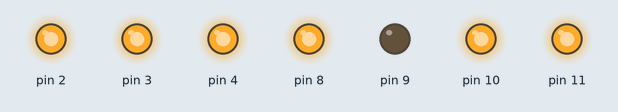
This sketch was run on a simulated Arduino Uno, built with avr-gcc and run on an emulated ATmega328P. On the bench: output pins drawn as LEDs (lit = HIGH).

Above: at 0.2 s.
At 0.7 s:
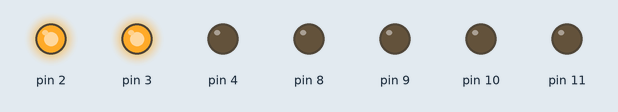
At 1.7 s:
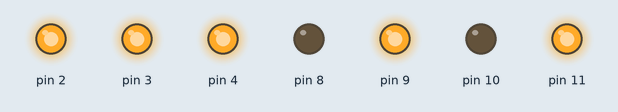
At 3.2 s:
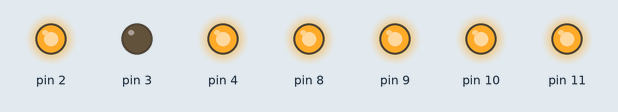
At 4.7 s:
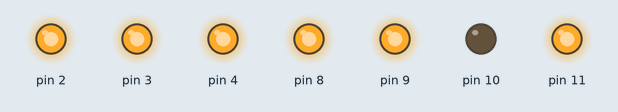
At 6.7 s:
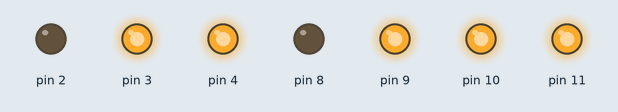
Timing chart, 0 to 7.2 s (numbered marks = the images above):
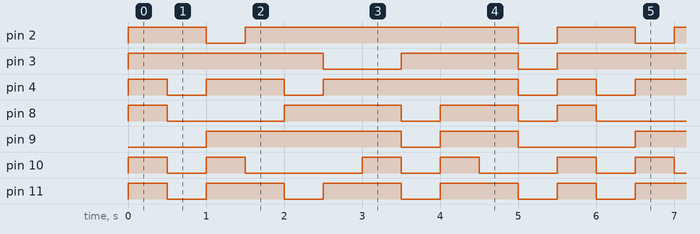

Measured:
- by itself, pin 2: repeats every 5.5 s: LOW 0.50 s, HIGH 3.5 s, LOW 0.50 s, HIGH 1.0 s
- by itself, pin 3: repeats every 5.5 s: LOW 1.0 s, HIGH 1.5 s, LOW 0.50 s, HIGH 2.5 s
- by itself, pin 4: repeats every 5.5 s: LOW 0.50 s, HIGH 1.0 s, LOW 0.50 s, HIGH 2.5 s, LOW 0.50 s, HIGH 0.50 s
- by itself, pin 8: repeats every 5.5 s: LOW 1.5 s, HIGH 1.5 s, LOW 0.50 s, HIGH 1.0 s, LOW 0.50 s, HIGH 0.50 s
- by itself, pin 9: repeats every 5.5 s: LOW 0.50 s, HIGH 1.0 s, LOW 1.5 s, HIGH 2.5 s
- by itself, pin 10: repeats every 5.5 s: LOW 0.50 s, HIGH 0.50 s, LOW 1.5 s, HIGH 0.50 s, LOW 0.50 s, HIGH 0.50 s, LOW 1.0 s, HIGH 0.50 s
- by itself, pin 11: repeats every 5.5 s: 3 × (LOW 0.50 s, HIGH 1.0 s), LOW 0.50 s, HIGH 0.50 s

The sketch:

Seven_Segment_Display.ino
```cpp
//------------------------------------------------------------------------------
// Seven Segment Display
// Counts up from 0-9 on a seven segment LCD display.
//
// Software Interface:
// - IN:    None
// - OUT:   None
//
// Hardware Interface:
// - IN:    None
// - OUT:   Arduino Pin 4   <-> LDS-C302RI Pin 13 (Segment A)
//          Arduino Pin 3   <-> LDS-C302RI Pin 12 (Segment B)
//          Arduino Pin 2   <-> LDS-C302RI Pin 11 (Segment C)
//          Arduino Pin 11  <-> LDS-C302RI Pin 6  (Segment D)
//          Arduino Pin 10  <-> LDS-C302RI Pin 5  (Segment E)
//          Arduino Pin 8   <-> LDS-C302RI Pin 3  (Segment F)
//          Arduino Pin 9   <-> LDS-C302RI Pin 4  (Segment G)
//
// Author:  Carey Norslien
// Date:    5/15/15
//------------------------------------------------------------------------------

//PRIVATE MACROS****************************************************************
#define     SEG_A_PIN           4u
#define     SEG_B_PIN           3u
#define     SEG_C_PIN           2u
#define     SEG_D_PIN           11u
#define     SEG_E_PIN           10u
#define     SEG_F_PIN           8u
#define     SEG_G_PIN           9u

#define     DISPL_0             0x7Eu
#define     DISPL_1             0x30u
#define     DISPL_2             0x6Du
#define     DISPL_3             0x79u
#define     DISPL_4             0x33u
#define     DISPL_5             0x5Bu
#define     DISPL_6             0x5Fu
#define     DISPL_7             0x70u
#define     DISPL_8             0x7Fu
#define     DISPL_9             0x7Bu
#define     DISPL_NONE          0x00u

#define     SEG_OFF             LOW
#define     SEG_ON              HIGH

#define     NUM_SEG             7u

//**CUSTOM TYPES****************************************************************
typedef unsigned char   uint8_t;
typedef unsigned int    uint16_t;
typedef unsigned char   segPin_t;

enum segmentDisplayIdentifier
{
    SEG_A = 0,
    SEG_B,
    SEG_C,
    SEG_D,
    SEG_E,
    SEG_F,
    SEG_G
};


//**FILE VARIABLES**************************************************************
segPin_t segDispl[] =
{
    SEG_A_PIN,
    SEG_B_PIN,
    SEG_C_PIN,
    SEG_D_PIN,
    SEG_E_PIN,
    SEG_F_PIN,
    SEG_G_PIN
};

//**FUNCTION DEFINITIONS********************************************************
//------------------------------------------------------------------------------
// Setup
// Initializes the software.
// param:   none
// return:  none
//------------------------------------------------------------------------------
void setup()
{
    for (uint8_t i = SEG_A; i < NUM_SEG; i++)
    {
        pinMode(segDispl[i], OUTPUT);
        digitalWrite(segDispl[i], SEG_OFF);
    }
}

//------------------------------------------------------------------------------
// Loop
// Counts up from 0 to 10. Only digits 0-9 will be displayed, number 10 will be
// an invalid digit.
// param:   none
// return:  none
//------------------------------------------------------------------------------
void loop()
{
    for (uint8_t i = 0; i < 11; i++)
    {
        displayNumber(i);
        delay(500);
    }
}

//------------------------------------------------------------------------------
// Display Number
// FUNC DECRIPTION
// param:   num
// return:  none
//------------------------------------------------------------------------------
void displayNumber(uint8_t num)
{
    if (num == 0)
    {
        activateSegments(DISPL_0);
    }
    else if (num == 1)
    {
        activateSegments(DISPL_1);
    }
    else if (num == 2)
    {
        activateSegments(DISPL_2);
    }
    else if (num == 3)
    {
        activateSegments(DISPL_3);
    }
    else if (num == 4)
    {
        activateSegments(DISPL_4);
    }
    else if (num == 5)
    {
        activateSegments(DISPL_5);
    }
    else if (num == 6)
    {
        activateSegments(DISPL_6);
    }
    else if (num == 7)
    {
        activateSegments(DISPL_7);
    }
    else if (num == 8)
    {
        activateSegments(DISPL_8);
    }
    else if (num == 9)
    {
        activateSegments(DISPL_9);
    }
    else
    {
        activateSegments(DISPL_NONE);
    }
}

//------------------------------------------------------------------------------
// Activate Segments
// Given an 8 bit number representing the activated segments, a digit can be
// formed on the LCD display.
// The 7 bit number is as follows:
//      "0ABCDEFG", where bit 6 is segment A, bit 0 is G, etc...
// param:   inSegForm     8 bit number representing the activated segments
// return:  none
//------------------------------------------------------------------------------
void activateSegments(uint8_t inSegForm)
{
    uint8_t shiftReg = inSegForm;
    uint8_t segmentStatus = 0;

    //use bit manipulation to get the status of the desired LCD segment
    for (int8_t i = SEG_G; i > -1; i--)
    {
        segmentStatus = shiftReg & 1;
        if (segmentStatus == SEG_ON)
        {
            digitalWrite(segDispl[i], SEG_ON);
        }
        else
        {
            digitalWrite(segDispl[i], SEG_OFF);
        }
        shiftReg = shiftReg >> 1;
    }
}

//------------------------------------------------------------------------------
// Clear Display
// FUNC DECRIPTION
// param:   none
// return:  none
//------------------------------------------------------------------------------
void clearDisplay()
{
    for (uint8_t i = SEG_A; i < NUM_SEG; i++)
    {
        digitalWrite(segDispl[i], SEG_OFF);
    }
}
```
